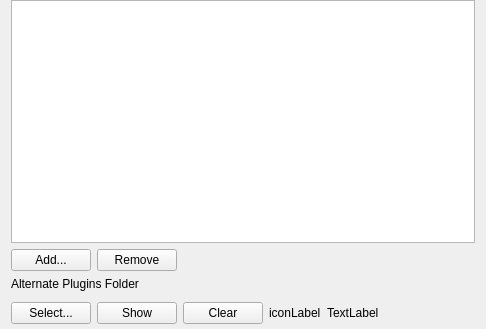
<?xml version="1.0" encoding="UTF-8"?>
<ui version="4.0">
 <class>PluginsAppConfigPanel</class>
 <widget class="QWidget" name="PluginsAppConfigPanel">
  <property name="geometry">
   <rect>
    <x>0</x>
    <y>0</y>
    <width>486</width>
    <height>329</height>
   </rect>
  </property>
  <property name="windowTitle">
   <string>Form</string>
  </property>
  <layout class="QVBoxLayout" name="verticalLayout">
   <property name="topMargin">
    <number>0</number>
   </property>
   <property name="bottomMargin">
    <number>0</number>
   </property>
   <item>
    <widget class="ItemListTableView" name="pluginsTableView">
     <property name="sizePolicy">
      <sizepolicy hsizetype="Expanding" vsizetype="Expanding">
       <horstretch>0</horstretch>
       <verstretch>1</verstretch>
      </sizepolicy>
     </property>
    </widget>
   </item>
   <item>
    <layout class="QHBoxLayout" name="horizontalLayout">
     <item>
      <widget class="QPushButton" name="addPluginButton">
       <property name="text">
        <string>Add...</string>
       </property>
      </widget>
     </item>
     <item>
      <widget class="QPushButton" name="removePluginButton">
       <property name="text">
        <string>Remove</string>
       </property>
      </widget>
     </item>
     <item>
      <spacer name="horizontalSpacer">
       <property name="orientation">
        <enum>Qt::Horizontal</enum>
       </property>
       <property name="sizeHint" stdset="0">
        <size>
         <width>40</width>
         <height>20</height>
        </size>
       </property>
      </spacer>
     </item>
    </layout>
   </item>
   <item>
    <widget class="QLabel" name="altPluginsLabel">
     <property name="text">
      <string>Alternate Plugins Folder</string>
     </property>
    </widget>
   </item>
   <item>
    <layout class="QHBoxLayout" name="horizontalLayout_2">
     <item>
      <widget class="QPushButton" name="altPluginsPathSelectButton">
       <property name="text">
        <string>Select...</string>
       </property>
      </widget>
     </item>
     <item>
      <widget class="QPushButton" name="altPluginsPathShowButton">
       <property name="text">
        <string>Show</string>
       </property>
      </widget>
     </item>
     <item>
      <widget class="QPushButton" name="altPluginsPathClearButton">
       <property name="text">
        <string>Clear</string>
       </property>
      </widget>
     </item>
     <item>
      <widget class="IconLabel" name="altPluginsPathIconLabel">
       <property name="sizePolicy">
        <sizepolicy hsizetype="Preferred" vsizetype="Preferred">
         <horstretch>0</horstretch>
         <verstretch>0</verstretch>
        </sizepolicy>
       </property>
       <property name="minimumSize">
        <size>
         <width>32</width>
         <height>32</height>
        </size>
       </property>
       <property name="text">
        <string>iconLabel</string>
       </property>
      </widget>
     </item>
     <item>
      <widget class="QLabel" name="altPluginsPathLabel">
       <property name="sizePolicy">
        <sizepolicy hsizetype="Preferred" vsizetype="Preferred">
         <horstretch>1</horstretch>
         <verstretch>0</verstretch>
        </sizepolicy>
       </property>
       <property name="text">
        <string>TextLabel</string>
       </property>
      </widget>
     </item>
    </layout>
   </item>
  </layout>
 </widget>
 <customwidgets>
  <customwidget>
   <class>IconLabel</class>
   <extends>QLabel</extends>
   <header>multiscript.qt_custom.widgets</header>
  </customwidget>
  <customwidget>
   <class>ItemListTableView</class>
   <extends>QTableView</extends>
   <header>multiscript.qt_custom.views</header>
  </customwidget>
 </customwidgets>
 <resources/>
 <connections/>
</ui>
